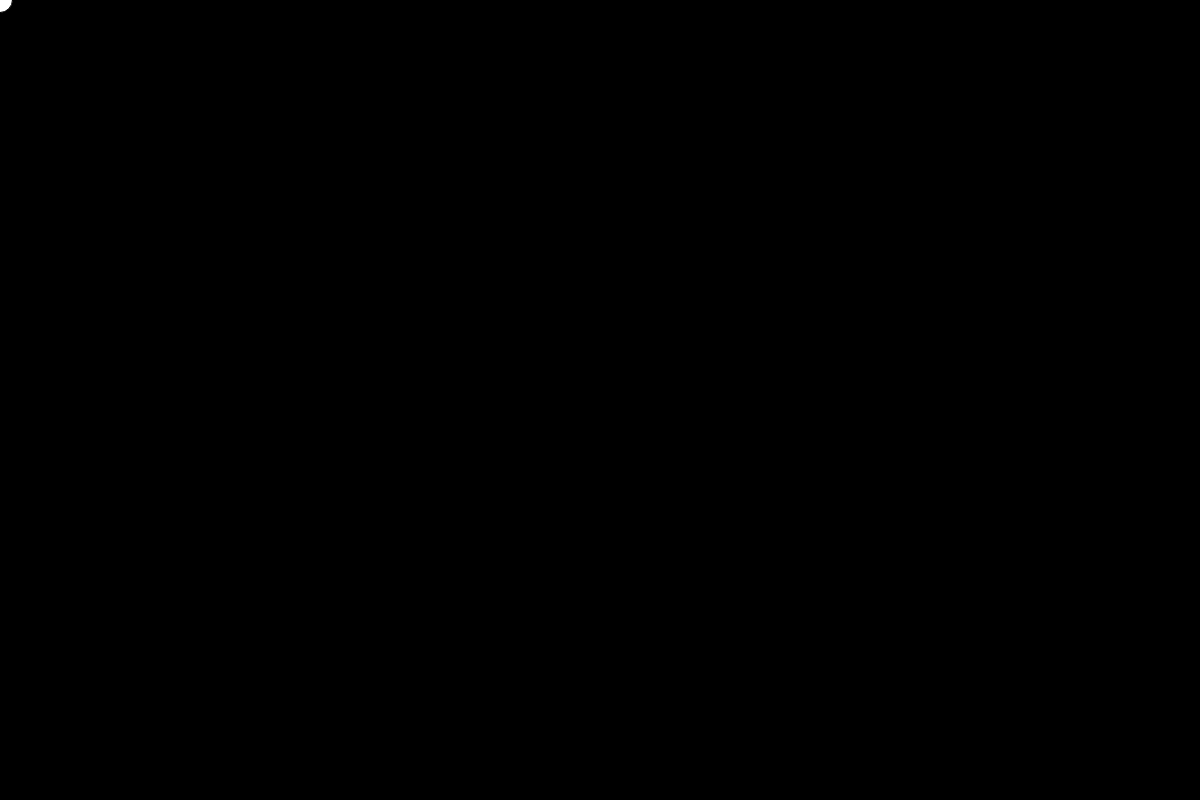
Frame 1 (no input)
Frame 60 (no input): identical to frame 1, image omitted
Frame 120 (the mouse pressed at the canvas centre since frame 60): blank canvas, image omitted

The p5.js sketch that drew this single still picture (run headless with seeded random() and noise() and a simulated clock; from frame 60 on, the mouse is pressed at the canvas centre):

// p5.js sketch
// ── sketch.js

var r =220;
var g = 50;
var b=255;

// INITIALIZE ALL YOUR VARIABLES
// Ideally you would create 3 variables. red blue green or r, g, b


function setup(){

  createCanvas(1200,800);
 
}


function draw(){
 


  // change the value of Red based on the mouse movement about the X axis
  r = map(mouseX,0,1200,0,200);
   
  // change the value of Green based on the mouse movement about the X axis
  g= map(mouseY,0,1200,0,250);
    
  // change the value of Blue based on the mouse movement about the X axis
  b = map(mouseX,0,1200,0,155);
   // b = r+g;
  // Use the map() function to do so. 

  // Pass the values to the background() function you have learnt previously.
  background(r,g,b);

  // Create an ellipse that will move around with you mouse about the X axis.
  // Remember to fill the canvas with white paint before creating the ellipse.
  fill ("white");

  ellipse(mouseX,mouseY,25,25);
}
